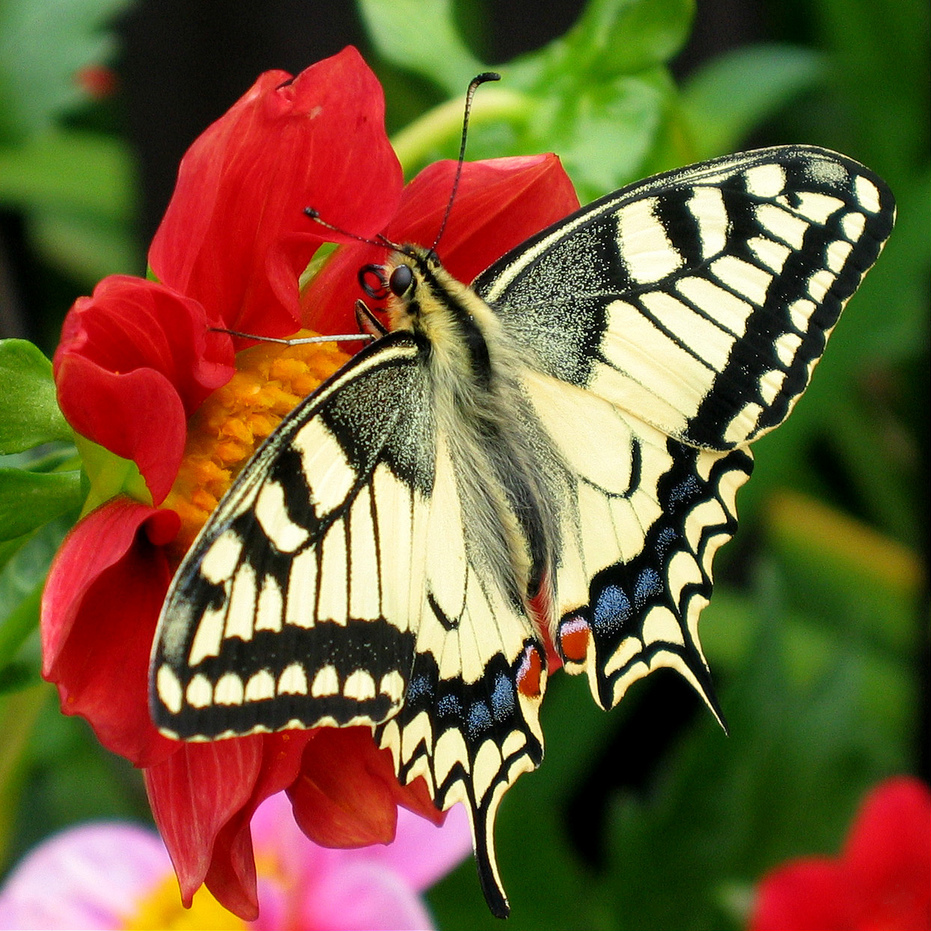
#> input picture butterfly.jpg, 931 x 931 px
$ python 8scalingandrotating.py
#> lines starting #> are read from the running program, lines starting #| are printed output that depends on the picture
import numpy as np
import cv2

# Read an image

img = cv2.imread('butterfly.jpg', 1)
#> img is the input picture: shape (931, 931, 3); mean B, G, R 57.1, 93.2, 118.3

img_half = cv2.resize(img, (0,0), fx=0.5, fy=0.5)
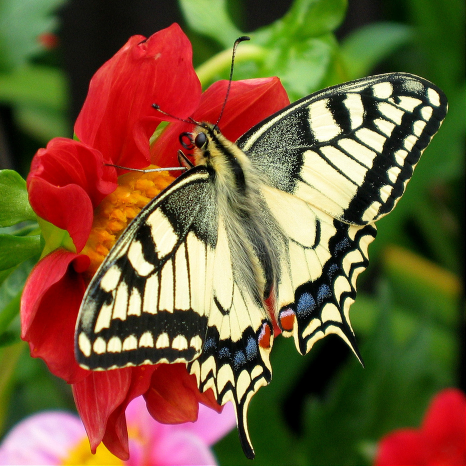
#> img_half: shape (466, 466, 3); mean B, G, R 57.2, 93.3, 118.4
img_streach = cv2.resize(img, (600,600))

img_streach_near = cv2.resize(img, (600,600), interpolation = cv2.INTER_NEAREST)
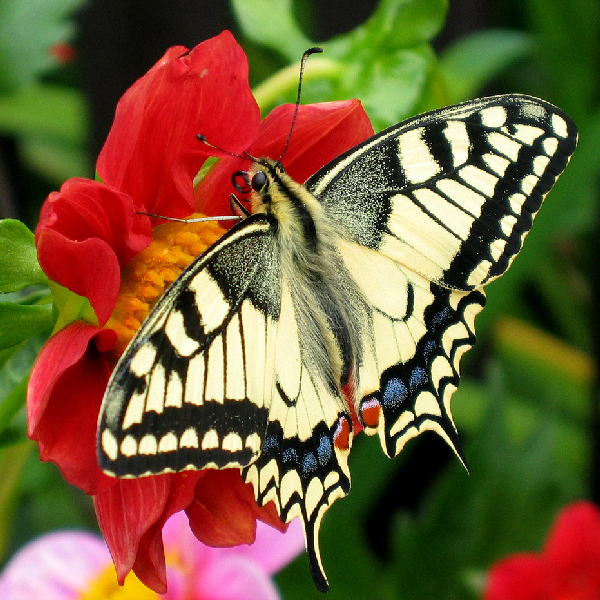
#> img_streach_near: shape (600, 600, 3); mean B, G, R 57.1, 93.3, 118.3

cv2.imshow("Half Image", img_half)
cv2.imshow("Streach Image", img_streach)
cv2.imshow("Nearest Image Interpolation", img_streach_near)

# Rotate image by matrix transformation

M = cv2.getRotationMatrix2D((0,0), -30, 1) # rotate from origin 0,0 - top lef hand corner, -30 degrees, 1
rotated = cv2.warpAffine(img, M, (img.shape[1], img.shape[0]))
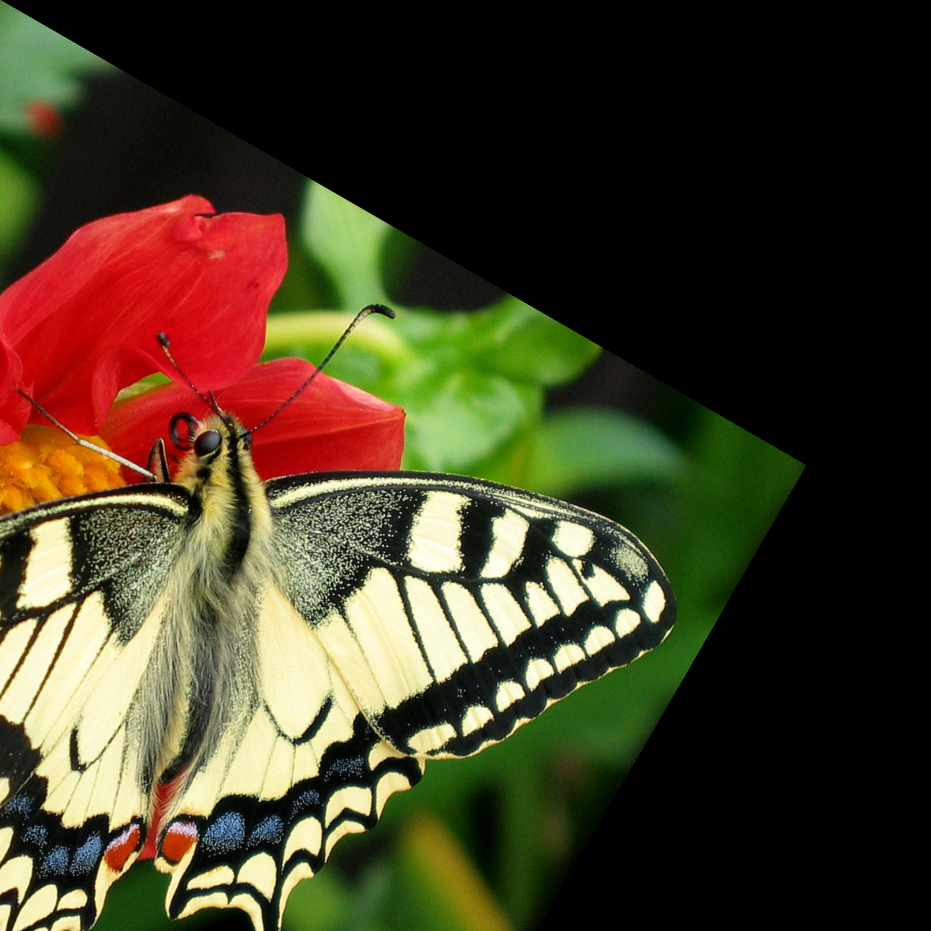
#> rotated: shape (931, 931, 3); mean B, G, R 37.3, 60.4, 69.2
cv2.imshow("Rotated", rotated)

cv2.waitKey(0)
#> (the run stopped early here; a loop or call above may not have finished)

$ run again, with pencil.jpg copied over butterfly.jpg
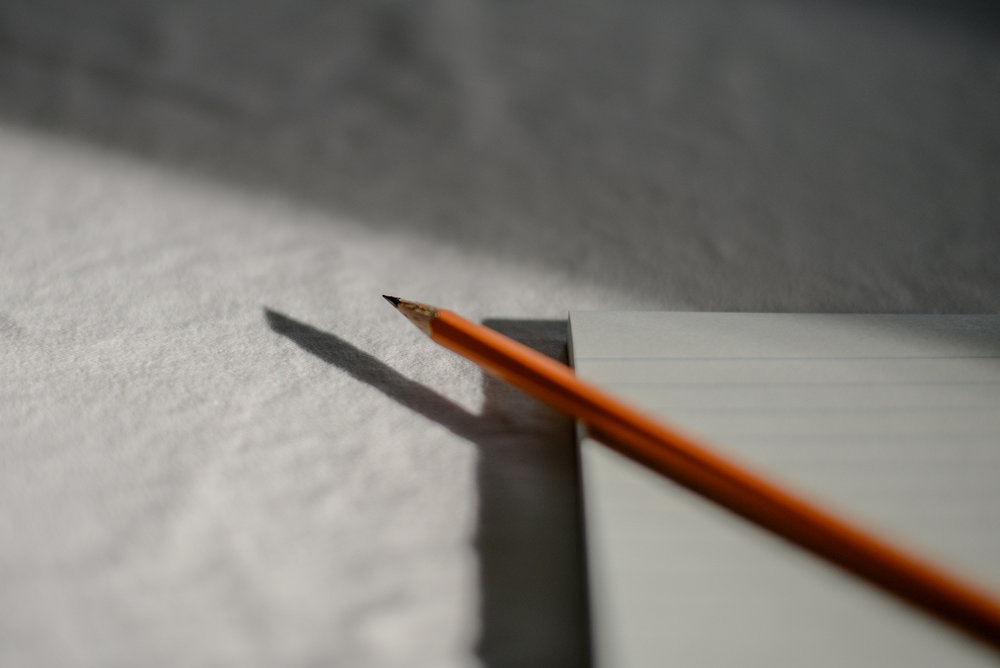
#> input picture pencil.jpg, 1000 x 668 px
#> img is the input picture: shape (668, 1000, 3); mean B, G, R 118.4, 123.8, 127.9
#> `img_streach = cv2.resize(img, (600,600))`:
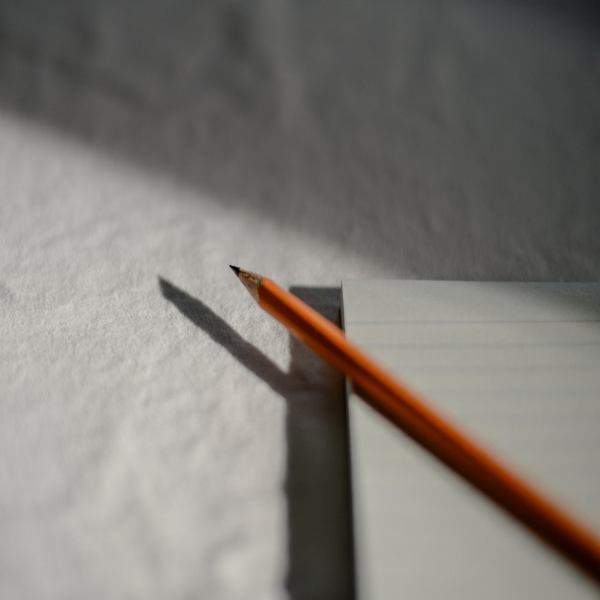
#> img_streach: shape (600, 600, 3); mean B, G, R 118.3, 123.7, 127.8
#> `rotated = cv2.warpAffine(img, M, (img.shape[1], img.shape[0]))`:
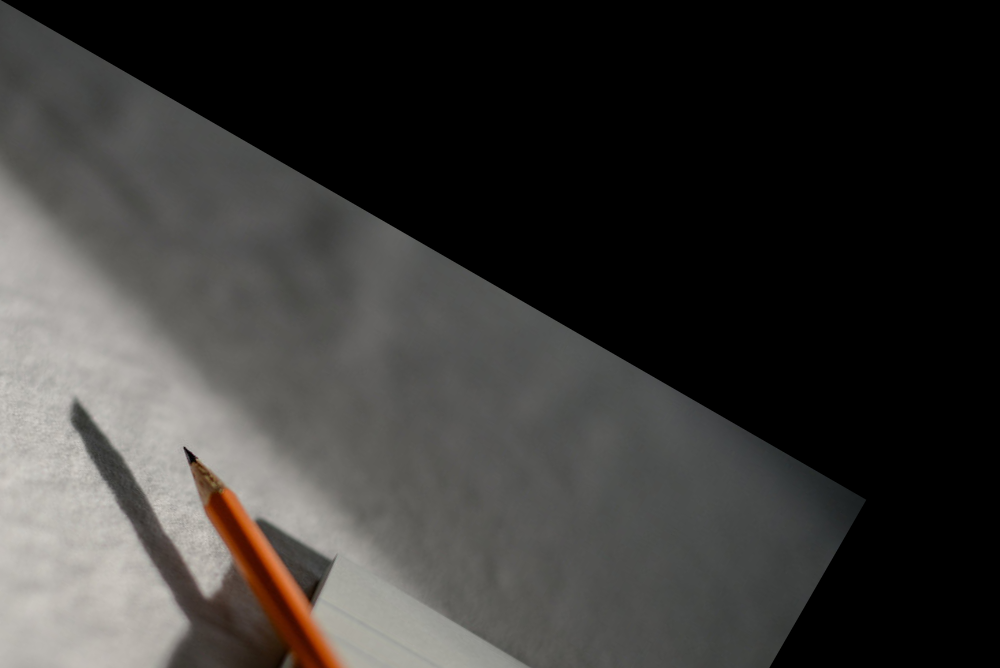
#> rotated: shape (668, 1000, 3); mean B, G, R 54, 56, 57.5

$ run again, with rabin.jpg copied over butterfly.jpg
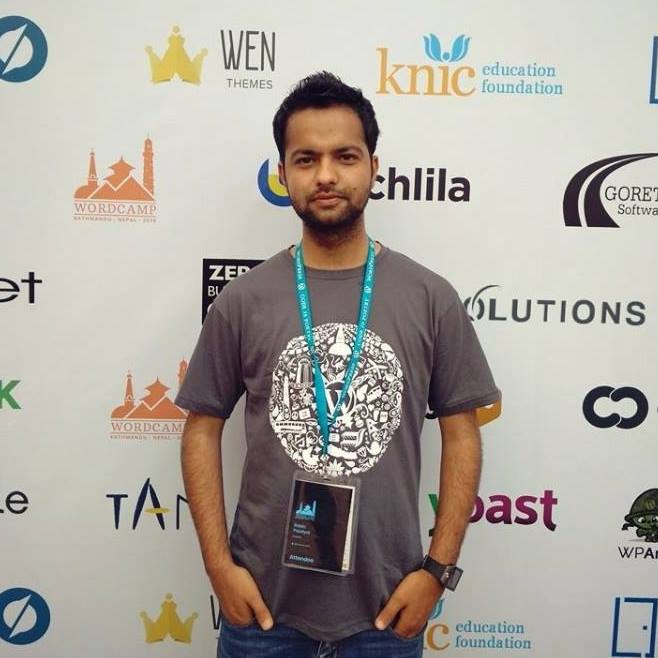
#> input picture rabin.jpg, 658 x 658 px
#> img is the input picture: shape (658, 658, 3); mean B, G, R 159.2, 166.8, 172.5
#> `img_streach_near = cv2.resize(img, (600,600), interpolation = cv2.INTE..`:
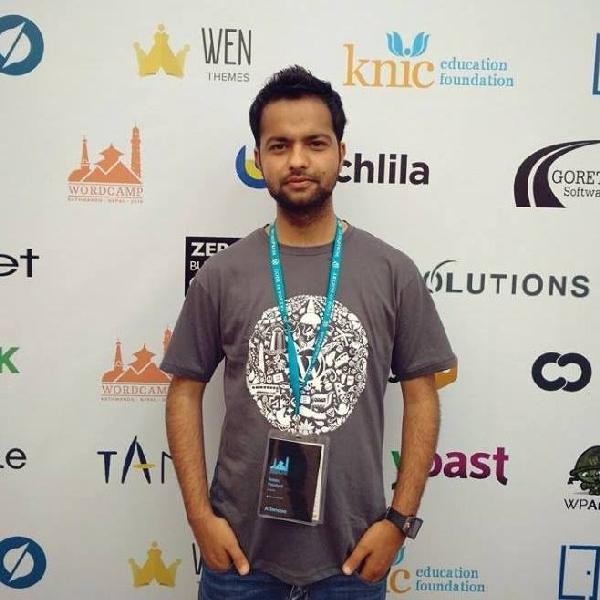
#> img_streach_near: shape (600, 600, 3); mean B, G, R 159.3, 166.9, 172.5
#> `rotated = cv2.warpAffine(img, M, (img.shape[1], img.shape[0]))`:
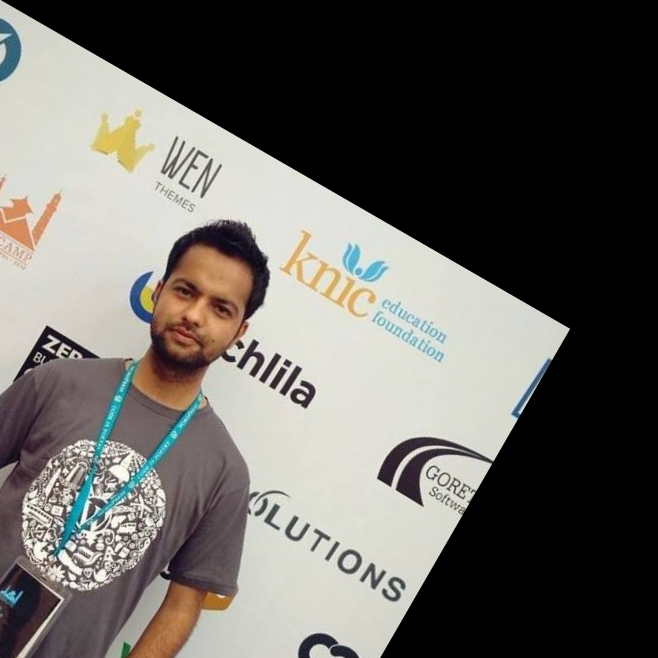
#> rotated: shape (658, 658, 3); mean B, G, R 96.2, 100.8, 103.3
